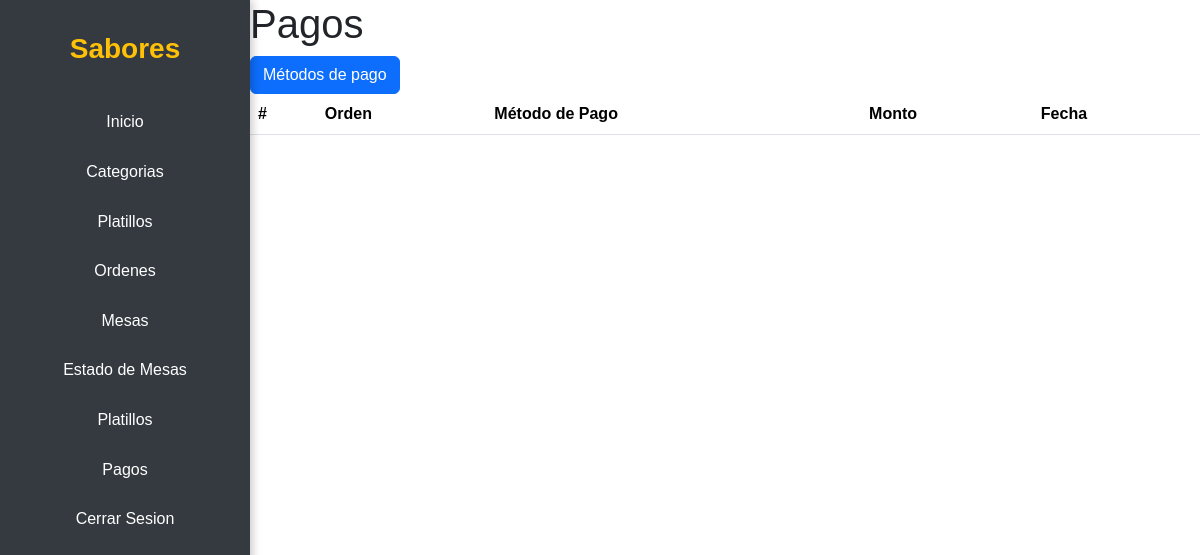
Before: /ordenes/pagos/ (signed in) with the older database file.
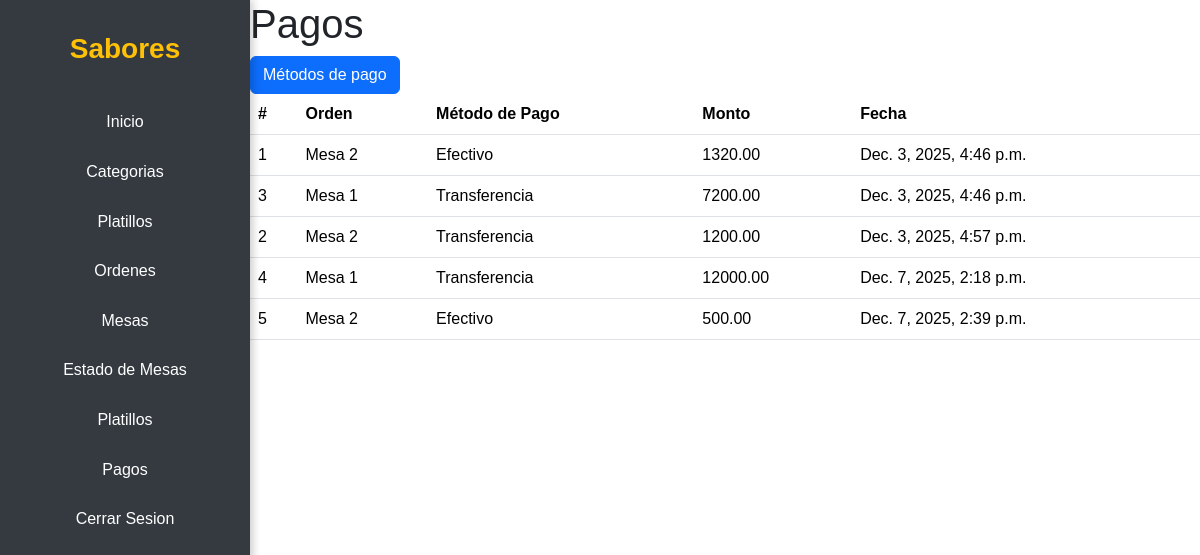
After: the same page with the newer database file.
### apps/ordenes/models.py (models this page shows, shortened)
class Pago(models.Model):
    orden = models.ForeignKey(Orden, on_delete=models.CASCADE, related_name='pagos')
    metodo_pago = models.ForeignKey(MetodoPago, on_delete=models.CASCADE, related_name='pagos')
    cantidad = models.DecimalField(max_digits=10, decimal_places=2)
    fecha_hora = models.DateTimeField(auto_now_add=True)

class Orden(models.Model):
    empleado = models.ForeignKey(AppUser, on_delete=models.CASCADE, related_name='ordenes')
    mesa = models.ForeignKey(Mesa, on_delete=models.CASCADE, related_name='ordenes')
    fecha_hora = models.DateTimeField(auto_now_add=True)
    estatus = models.CharField(max_length=50, default='pendiente')
    def __str__(self):
        return self.mesa.nombre

class Mesa(models.Model):
    nombre = models.CharField(max_length=100, null=False)
    capacidad = models.IntegerField(null=False)
    estado = models.ForeignKey(MesaEstado, on_delete=models.CASCADE, related_name='mesas_estado')

class MetodoPago(models.Model):
    nombre = models.CharField(max_length=50)

### apps/ordenes/views.py (the view)
# urls.py: path('pagos/', views.PagoListView.as_view(), name='pagos_list'),
class PagoListView(LoginRequiredMixin, ListView):
    model = Pago
    template_name = 'pagos/pagos_list.html'
    context_object_name = 'pagos'

### templates/pagos/pagos_list.html
{% extends 'main/base.html' %}
{% block content %}
<h1>Pagos</h1>
<a class="btn btn-primary" href="{% url 'ordenes:metodos_pago_list' %}">Métodos de pago</a>
<table class="table">
    <thead>
        <tr>
            <th>#</th>
            <th>Orden</th>
            <th>Método de Pago</th>
            <th>Monto</th>
            <th>Fecha</th>
        </tr>
    </thead>
    <tbody>
        {% for pago in pagos %}
        <tr>
            <td>{{ pago.orden.id }}</td>
            <td>{{ pago.orden }}</td>
            <td>{{ pago.metodo_pago.nombre }}</td>
            <td>{{ pago.cantidad }}</td>
            <td>{{ pago.fecha_hora }}</td>
        </tr>
        {% endfor %}
    </tbody>
</table>
{% endblock %}

Changed rows visible on the page:
added Pago: orden.id "1", orden "Mesa 2", metodo_pago.nombre "Efectivo", cantidad "1320.00", fecha_hora "Dec. 3, 2025, 4:46 p.m."
added Pago: orden.id "3", orden "Mesa 1", metodo_pago.nombre "Transferencia", cantidad "7200.00", fecha_hora "Dec. 3, 2025, 4:46 p.m."
added Pago: orden.id "2", orden "Mesa 2", metodo_pago.nombre "Transferencia", cantidad "1200.00", fecha_hora "Dec. 3, 2025, 4:57 p.m."
added Pago: orden.id "4", orden "Mesa 1", metodo_pago.nombre "Transferencia", cantidad "12000.00", fecha_hora "Dec. 7, 2025, 2:18 p.m."
added Pago: orden.id "5", orden "Mesa 2", metodo_pago.nombre "Efectivo", cantidad "500.00", fecha_hora "Dec. 7, 2025, 2:39 p.m."
